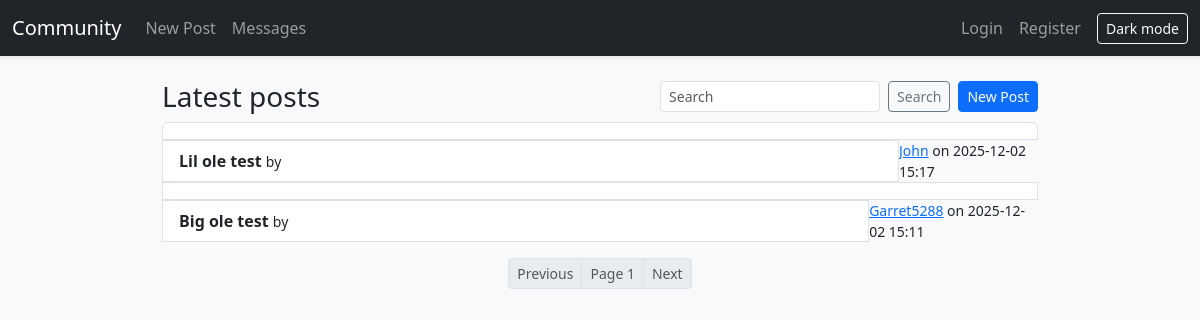
The app's page /, older data.
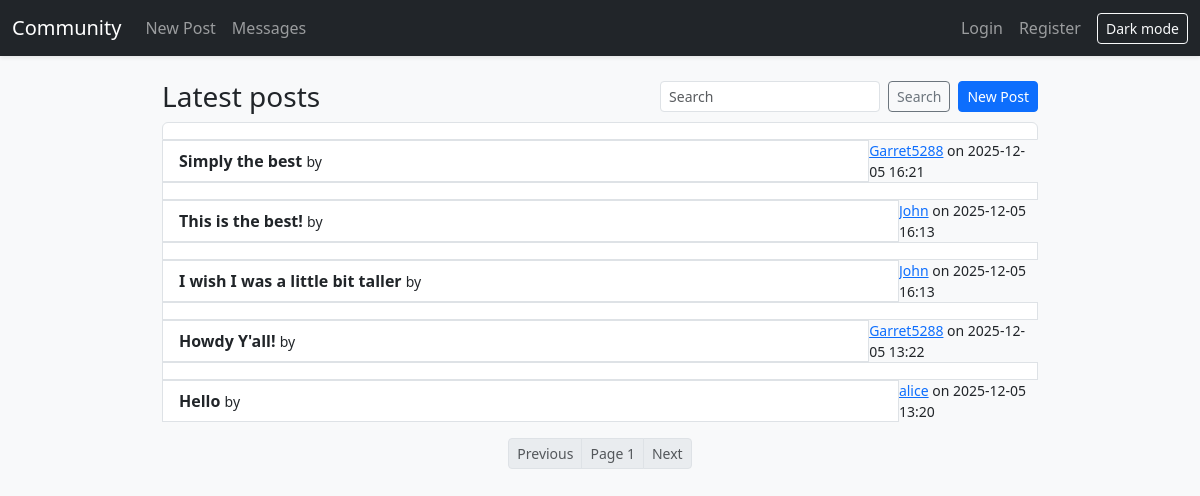
The same page, newer data.
### community_forum.py (models this page shows)
class Post(db.Model):
	id = db.Column(db.Integer, primary_key=True)
	author_id = db.Column(db.Integer, db.ForeignKey('user.id'), nullable=False)
	title = db.Column(db.String(255), nullable=False, index=True)
	body = db.Column(db.Text, nullable=False)
	created_at = db.Column(db.DateTime, default=datetime.utcnow, nullable=False, index=True)
	author = db.relationship('User', back_populates='posts')
	comments = db.relationship('Comment', back_populates='post', cascade='all, delete-orphan')

class User(db.Model):
	id = db.Column(db.Integer, primary_key=True)
	username = db.Column(db.String(80), unique=True, nullable=False, index=True)
	email = db.Column(db.String(120), unique=True, nullable=False, index=True)
	password_hash = db.Column(db.String(128), nullable=False)
	is_admin = db.Column(db.Boolean, default=False, nullable=False)
	bio = db.Column(db.Text)
	created_at = db.Column(db.DateTime, default=datetime.utcnow, nullable=False)
	posts = db.relationship('Post', back_populates='author', cascade='all, delete-orphan')
	comments = db.relationship('Comment', back_populates='author', cascade='all, delete-orphan')
	sent_messages = db.relationship('Message', foreign_keys='Message.sender_id', back_populates='sender', cascade='all, delete-orphan')
	received_messages = db.relationship('Message', foreign_keys='Message.recipient_id', back_populates='recipient', cascade='all, delete-orphan')

### community_forum.py (the view)
@app.route('/')
def index():
	q = (request.args.get('q') or '').strip()
	page = max(int(request.args.get('page') or 1), 1)
	per_page = 10
	query = Post.query.options(joinedload(Post.author))
	if q:
		like = f"%{q}%"
		query = query.filter(db.or_(Post.title.ilike(like), Post.body.ilike(like)))
	posts, total, has_next, has_prev = _paginate(query, page, per_page, order_by=Post.created_at.desc())
	return render_template('index.html', title='Home', posts=posts, q=q, page=page, has_next=has_next, has_prev=has_prev)

### community_forum.py (called while the page is built, shortened)
def _paginate(query, page: int, per_page: int, order_by=None):
	total = query.count()
	if order_by is not None:
		query = query.order_by(order_by)
	items = query.offset((page - 1) * per_page).limit(per_page).all()
	has_next = page * per_page < total
	has_prev = page > 1
	return items, total, has_next, has_prev

def current_user():
	uid = session.get('uid')
	if not uid:
		return None
	return User.query.get(uid)

@app.context_processor
def inject_user_and_csrf():
	u = current_user()
	unread = 0
	if u:
		try:
			unread = Message.query.filter_by(recipient_id=u.id, read_at=None).count()
		except Exception:
			unread = 0
	return {
		'user': u,
		'csrf_token': _csrf_token(),
		'unread_count': unread,
	}

@app.after_request
def add_security_headers(resp):
	csp = (
		"default-src 'self'; "
		"style-src 'self' https://cdn.jsdelivr.net; "
		"script-src 'self' https://cdn.jsdelivr.net; "
		"object-src 'none'; base-uri 'self'; frame-ancestors 'none'"
	)
	resp.headers['Content-Security-Policy'] = csp
	resp.headers['X-Content-Type-Options'] = 'nosniff'
	resp.headers['X-Frame-Options'] = 'DENY'
	resp.headers['Referrer-Policy'] = 'no-referrer'
	return resp

def _csrf_token():
	tok = session.get('csrf_token')
	if not tok:
		import secrets
		tok = secrets.token_urlsafe(32)
		session['csrf_token'] = tok
	return tok

@app.before_request
def enforce_idle_timeout():
	uid = session.get('uid')
	if not uid:
		return

### templates/index.html (shortened to what this page needs)
{% extends 'base.html' %}
{% block content %}
<div class="d-flex align-items-center justify-content-between mb-2">
    <h3 class="mb-0">Latest posts</h3>
    <div class="d-flex align-items-center gap-2">
        <form method="get" class="d-flex" action="{{ url_for('index') }}">
            <input class="form-control form-control-sm" name="q" value="{{ q }}" placeholder="Search">
            <button class="btn btn-sm btn-outline-secondary ms-2">Search</button>
        </form>
        <a class="btn btn-sm btn-primary" href="{{ url_for('post_create') }}">New Post</a>
    </div>
</div>
<div class="list-group">
    {% for p in posts %}
    <a class="list-group-item list-group-item-action" href="{{ url_for('post_view', post_id=p.id) }}">
        <div class="d-flex justify-content-between">
            <strong>{{ p.title }}</strong>
            <small>by
                {% if p.author and p.author.username %}
                <a href="{{ url_for('user_profile', username=p.author.username) }}">{{ p.author.username }}</a>
                {% else %}
                <span class="text-muted">unknown</span>
                {% endif %}
                on
                {{ p.created_at.strftime('%Y-%m-%d %H:%M') }}</small>
        </div>
    </a>
    {% endfor %}
</div>
<nav class="mt-3 d-flex justify-content-center">
    <ul class="pagination pagination-sm mb-0">
        <li class="page-item {% if not has_prev %}disabled{% endif %}">
            <a class="page-link" href="{{ url_for('index', q=q, page=page-1) }}">Previous</a>
        </li>
        <li class="page-item disabled"><span class="page-link">Page {{ page }}</span></li>
        <li class="page-item {% if not has_next %}disabled{% endif %}">
            <a class="page-link" href="{{ url_for('index', q=q, page=page+1) }}">Next</a>
        </li>
    </ul>
</nav>
{% endblock %}

### templates/base.html (shortened to what this page needs)
<!doctype html>
<link rel="stylesheet" href="https://cdn.jsdelivr.net/npm/bootstrap@5.3.2/dist/css/bootstrap.min.css">
<link rel="stylesheet" href="{{ url_for('static', filename='app.css') }}">
<nav class="navbar navbar-dark bg-dark navbar-expand-lg">
    <div class="container-fluid">
        <a class="navbar-brand" href="/">Community</a>
        <div class="collapse navbar-collapse" id="nav">
            <ul class="navbar-nav me-auto">
                <li class="nav-item"><a class="nav-link" href="{{ url_for('post_create') }}">New Post</a></li>
                <li class="nav-item">
                    <a class="nav-link position-relative" href="{{ url_for('inbox') }}">
                        Messages
                    </a>
                </li>
            </ul>
            <ul class="navbar-nav ms-auto align-items-center">
                {% if user %}
                <li class="nav-item"><span class="navbar-text me-2">Hi, {{ user.username }}</span></li>
                <li class="nav-item"><a class="nav-link" href="{{ url_for('logout') }}">Logout</a></li>
                {% else %}
                <li class="nav-item"><a class="nav-link" href="{{ url_for('login') }}">Login</a></li>
                <li class="nav-item"><a class="nav-link" href="{{ url_for('register') }}">Register</a></li>
                {% endif %}
                <li class="nav-item ms-2">
                    <button id="themeToggle" class="btn btn-sm btn-outline-light" type="button">Dark mode</button>
                </li>
            </ul>
        </div>
    </div>
</nav>
<main class="container my-4">
    {% block content %}{% endblock %}
</main>

### static/app.css (style rules this page uses)
.navbar { box-shadow: 0 2px 4px rgba(0, 0, 0, 0.08); }
.list-group-item { background: var(--card-bg); border-color: var(--border); }
a { color: var(--primary); }
.list-group-item-action { color: var(--text); }
.list-group-item-action strong { color: var(--text); }
.container { max-width: 900px; }
.pagination { justify-content: center; }
.btn-primary { background-color: var(--primary); border-color: var(--primary); color: #ffffff; }
a.btn-primary, button.btn-primary { color: #ffffff !important; }

Row changes from the older to the newer data that the page shows:
removed Post: title "Lil ole test", author.username "John", created_at "2025-12-02 15:17"
removed Post: title "Big ole test", author.username "Garret5288", created_at "2025-12-02 15:11"
added Post: title "Simply the best", author.username "Garret5288", created_at "2025-12-05 16:21"
added Post: title "This is the best!", author.username "John", created_at "2025-12-05 16:13"
added Post: title "I wish I was a little bit taller", author.username "John", created_at "2025-12-05 16:13"
added Post: title "Howdy Y'all!", author.username "Garret5288", created_at "2025-12-05 13:22"
added Post: title "Hello", author.username "alice", created_at "2025-12-05 13:20"
